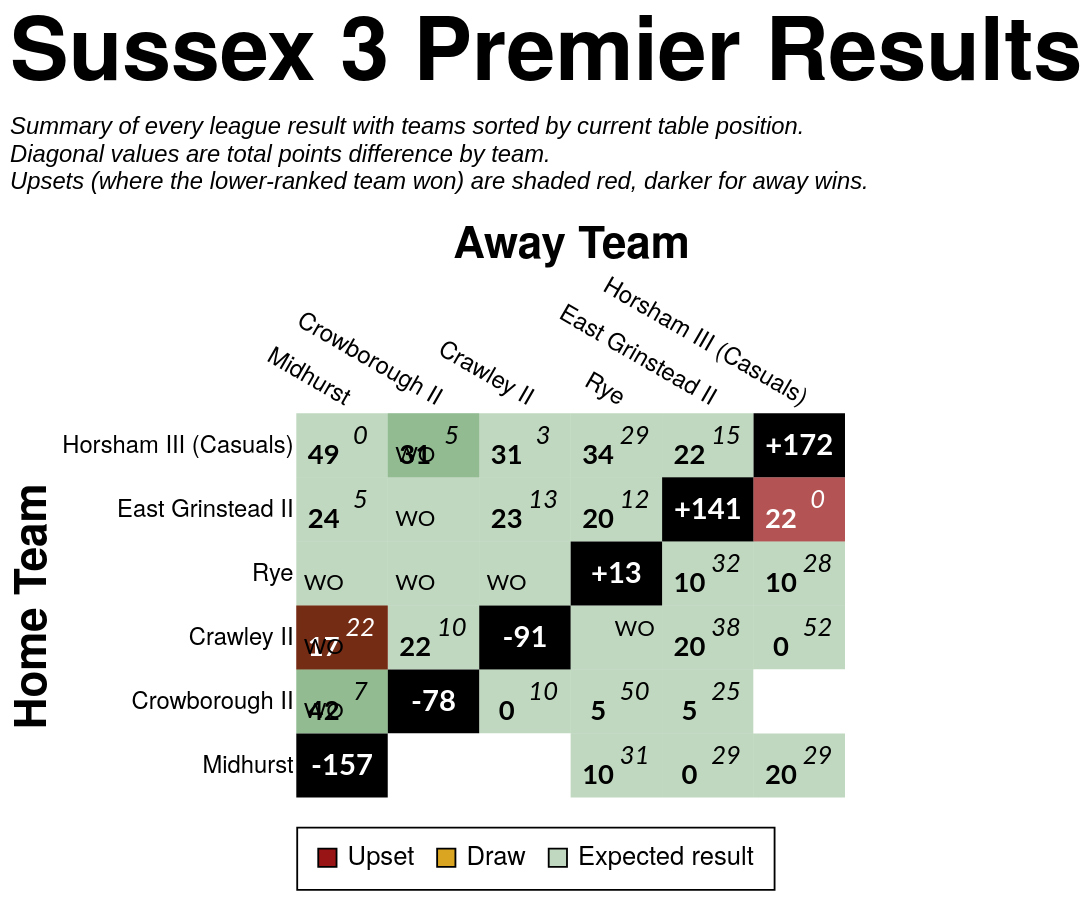

Describe this chart as a Vega-Lite specification.
### Vega-Lite specification from a JSON file in a GitHub repository (floating-point values rounded to 4 significant figures)
{"config": {"axis": {"labelFont": "PT Sans Narrow, Helvetica Neue, Helvetica, Arial, sans-serif", "titleFont": "PT Sans Narrow, Helvetica Neue, Helvetica, Arial, sans-serif", "labelFontSize": 13, "titleFontSize": 24, "gridColor": "#202947", "gridOpacity": 0.2, "zindex": 1}, "text": {"font": "Lato, sans-serif"}, "bar": {"cornerRadiusEnd": 5}, "header": {"labelFont": "PT Sans Narrow, Helvetica Neue, Helvetica, Arial, sans-serif", "titleFont": "PT Sans Narrow, Helvetica Neue, Helvetica, Arial, sans-serif", "labelFontSize": 24, "titleFontSize": 28, "labelFontWeight": "bold", "orient": "left"}, "legend": {"labelFont": "PT Sans Narrow, Helvetica Neue, Helvetica, Arial, sans-serif", "titleFont": "PT Sans Narrow, Helvetica Neue, Helvetica, Arial, sans-serif", "labelFontSize": 14, "titleFontSize": 16, "titlePadding": 5, "fillColor": "white", "strokeColor": "black", "padding": 10, "titleFontWeight": "lighter", "titleFontStyle": "italic", "titleColor": "gray", "offset": 10}, "title": {"font": "PT Sans Narrow, Helvetica Neue, Helvetica, Arial, sans-serif", "fontSize": 48, "fontWeight": "bold", "anchor": "start", "align": "center", "titlePadding": 20, "subtitlePadding": 10, "subtitleFontSize": 13, "subtitleColor": "", "subtitleFontStyle": "italic", "offset": 15, "color": "black"}, "axisX": {"labelAngle": 0}, "facet": {"title": null, "header": null, "align": {"row": "each", "column": "each"}, "spacing": 10}, "resolve": {"scale": {"y": "independent", "facet": "independent"}}, "background": "transparent", "scale": {"offsetBandPaddingOuter": 0.2, "offsetBandPaddingInner": 0.1}, "view": {"stroke": null, "background": "transparent"}}, "layer": [{"data": {"name": "data-7aaa627593f55bd35672cc9f66190a87"}, "mark": {"type": "rect"}, "encoding": {"color": {"field": "unexpected_result", "legend": {"labelExpr": "datum.value === 'Upset (Away Win)' ? 'Upset' : datum.value", "labelLimit": 220, "offset": 16, "orient": "bottom", "symbolStrokeColor": "black", "symbolStrokeWidth": 1, "values": ["Upset (Away Win)", "Draw", "Expected result"]}, "scale": {"domain": ["Expected result", "Upset (Home Win)", "Upset (Away Win)", "Draw", "To be played", "N/A"], "range": ["#146f1444", "#991515bb", "#991515", "goldenrod", "white", "black"]}, "title": null, "type": "nominal"}, "opacity": {"condition": {"test": "datum.home_team == param_27.home_team || datum.away_team == param_27.home_team || !isValid(param_27.home_team)", "value": 1.0}, "value": 0.1}, "tooltip": [{"field": "home_team", "title": "Home", "type": "nominal"}, {"field": "away_team", "title": "Away", "type": "nominal"}, {"field": "home_score_text", "title": "Home Score", "type": "nominal"}, {"field": "away_score_text", "title": "Away Score", "type": "nominal"}, {"field": "result", "title": "Result", "type": "nominal"}, {"field": "unexpected_result", "title": "Unexpectedness", "type": "nominal"}, {"field": "date", "format": "%d %b %Y", "title": "Date", "type": "temporal"}], "x": {"axis": {"domain": false, "grid": false, "labelAngle": 30, "orient": "top", "ticks": false}, "field": "away_team", "sort": ["Midhurst", "Crowborough II", "Crawley II", "Rye", "East Grinstead II", "Horsham III (Casuals)"], "title": "Away Team", "type": "nominal"}, "y": {"axis": {"domain": false, "grid": false, "ticks": false}, "field": "home_team", "sort": ["Horsham III (Casuals)", "East Grinstead II", "Rye", "Crawley II", "Crowborough II", "Midhurst"], "title": "Home Team", "type": "nominal"}}, "name": "view_25"}, {"data": {"name": "data-7aaa627593f55bd35672cc9f66190a87"}, "mark": {"type": "text", "fontStyle": "italic", "size": 14, "xOffset": 10, "yOffset": -5}, "encoding": {"color": {"condition": {"test": "(datum.home_team == param_27.home_team || datum.away_team == param_27.home_team || !isValid(param_27.home_team)) && datum.unexpected_result == 'Expected result'", "value": "black"}, "value": "white"}, "text": {"field": "away_score_text", "type": "nominal"}, "x": {"field": "away_team", "sort": ["Midhurst", "Crowborough II", "Crawley II", "Rye", "East Grinstead II", "Horsham III (Casuals)"], "type": "nominal"}, "y": {"field": "home_team", "sort": ["Horsham III (Casuals)", "East Grinstead II", "Rye", "Crawley II", "Crowborough II", "Midhurst"], "type": "nominal"}}, "transform": [{"filter": "datum.away_score_text != '' && datum.away_score_text != 'WO'"}]}, {"data": {"name": "data-7aaa627593f55bd35672cc9f66190a87"}, "mark": {"type": "text", "size": 12, "xOffset": 10, "yOffset": -5}, "encoding": {"color": {"condition": {"test": "(datum.home_team == param_27.home_team || datum.away_team == param_27.home_team || !isValid(param_27.home_team)) && datum.unexpected_result == 'Expected result'", "value": "black"}, "value": "white"}, "text": {"field": "away_score_text", "type": "nominal"}, "x": {"field": "away_team", "sort": ["Midhurst", "Crowborough II", "Crawley II", "Rye", "East Grinstead II", "Horsham III (Casuals)"], "type": "nominal"}, "y": {"field": "home_team", "sort": ["Horsham III (Casuals)", "East Grinstead II", "Rye", "Crawley II", "Crowborough II", "Midhurst"], "type": "nominal"}}, "transform": [{"filter": "datum.away_score_text == 'WO'"}]}, {"data": {"name": "data-7aaa627593f55bd35672cc9f66190a87"}, "mark": {"type": "text", "fontWeight": "bold", "size": 15, "xOffset": -10, "yOffset": 5}, "encoding": {"color": {"condition": {"test": "(datum.home_team == param_27.home_team || datum.away_team == param_27.home_team || !isValid(param_27.home_team)) && datum.unexpected_result == 'Expected result'", "value": "black"}, "value": "white"}, "text": {"field": "home_score_text", "type": "nominal"}, "x": {"field": "away_team", "sort": ["Midhurst", "Crowborough II", "Crawley II", "Rye", "East Grinstead II", "Horsham III (Casuals)"], "type": "nominal"}, "y": {"field": "home_team", "sort": ["Horsham III (Casuals)", "East Grinstead II", "Rye", "Crawley II", "Crowborough II", "Midhurst"], "type": "nominal"}}, "transform": [{"filter": "datum.home_score_text != '' && datum.home_score_text != 'WO'"}]}, {"data": {"name": "data-7aaa627593f55bd35672cc9f66190a87"}, "mark": {"type": "text", "size": 12, "xOffset": -10, "yOffset": 5}, "encoding": {"color": {"condition": {"test": "(datum.home_team == param_27.home_team || datum.away_team == param_27.home_team || !isValid(param_27.home_team)) && datum.unexpected_result == 'Expected result'", "value": "black"}, "value": "white"}, "text": {"field": "home_score_text", "type": "nominal"}, "x": {"field": "away_team", "sort": ["Midhurst", "Crowborough II", "Crawley II", "Rye", "East Grinstead II", "Horsham III (Casuals)"], "type": "nominal"}, "y": {"field": "home_team", "sort": ["Horsham III (Casuals)", "East Grinstead II", "Rye", "Crawley II", "Crowborough II", "Midhurst"], "type": "nominal"}}, "transform": [{"filter": "datum.home_score_text == 'WO'"}]}, {"data": {"name": "data-99997583bae8392bf271f2a6b991e258"}, "mark": {"type": "text", "color": "white", "fontWeight": "bold", "size": 16}, "encoding": {"text": {"field": "display_text", "type": "nominal"}, "tooltip": [{"field": "home_team", "title": "Team", "type": "nominal"}, {"field": "display_text", "title": "Points Difference", "type": "nominal"}], "x": {"field": "away_team", "sort": ["Midhurst", "Crowborough II", "Crawley II", "Rye", "East Grinstead II", "Horsham III (Casuals)"], "type": "nominal"}, "y": {"field": "home_team", "sort": ["Horsham III (Casuals)", "East Grinstead II", "Rye", "Crawley II", "Crowborough II", "Midhurst"], "type": "nominal"}}}], "height": {"step": 35}, "params": [{"name": "param_27", "select": {"type": "point", "clear": "dblclick", "fields": ["home_team"], "on": "click"}, "value": null, "views": ["view_25"]}], "title": {"text": "Sussex 3 Premier Results", "subtitle": ["Summary of every league result with teams sorted by current table position.", "Diagonal values are total points difference by team.", "Upsets (where the lower-ranked team won) are shaded red, darker for away wins."]}, "width": {"step": 50}, "$schema": "https://vega.github.io/schema/vega-lite/v5.20.1.json", "datasets": {"data-7aaa627593f55bd35672cc9f66190a87": [{"home_team": "Crawley II", "away_team": "Crawley II", "match_id": null, "date": "", "home_score": null, "away_score": null, "home_walkover": null, "away_walkover": null, "result": "N/A", "home_score_text": "", "away_score_text": "", "wo_result": "", "score_text": "", "display_text": "-91", "is_diagonal": true, "result_simple": "N/A", "unexpected_result": "N/A", "unexpected_opacity": 1.0}, {"home_team": "Crawley II", "away_team": "Crowborough II", "match_id": "952685", "date": "2022-01-22T00:00:00", "home_score": 22, "away_score": 10, "home_walkover": false, "away_walkover": false, "result": "Home Win", "home_score_text": "22", "away_score_text": "10", "wo_result": "", "score_text": "22-10", "display_text": "22-10", "is_diagonal": false, "result_simple": "Home Win", "unexpected_result": "Expected result", "unexpected_opacity": 0.25}, {"home_team": "Crawley II", "away_team": "East Grinstead II", "match_id": "952701", "date": "2022-03-26T00:00:00", "home_score": 20, "away_score": 38, "home_walkover": false, "away_walkover": false, "result": "Away Win", "home_score_text": "20", "away_score_text": "38", "wo_result": "", "score_text": "20-38", "display_text": "20-38", "is_diagonal": false, "result_simple": "Away Win", "unexpected_result": "Expected result", "unexpected_opacity": 0.25}, {"home_team": "Crawley II", "away_team": "Horsham III (Casuals)", "match_id": "952691", "date": "2022-02-12T00:00:00", "home_score": 0, "away_score": 52, "home_walkover": false, "away_walkover": false, "result": "Away Win", "home_score_text": "0", "away_score_text": "52", "wo_result": "", "score_text": "0-52", "display_text": "0-52", "is_diagonal": false, "result_simple": "Away Win", "unexpected_result": "Expected result", "unexpected_opacity": 0.25}, {"home_team": "Crawley II", "away_team": "Midhurst", "match_id": "957345", "date": "2022-02-19T00:00:00", "home_score": 17, "away_score": 22, "home_walkover": false, "away_walkover": false, "result": "Away Win (LBP)", "home_score_text": "17", "away_score_text": "22", "wo_result": "", "score_text": "17-22", "display_text": "17-22", "is_diagonal": false, "result_simple": "Away Win", "unexpected_result": "Upset (Away Win)", "unexpected_opacity": 1.0}, {"home_team": "Crawley II", "away_team": "Midhurst", "match_id": "952681", "date": "2022-01-15T00:00:00", "home_score": null, "away_score": null, "home_walkover": true, "away_walkover": false, "result": "Home Win", "home_score_text": "WO", "away_score_text": "", "wo_result": "HWO", "score_text": "WO", "display_text": "WO", "is_diagonal": false, "result_simple": "Home Win", "unexpected_result": "Expected result", "unexpected_opacity": 0.25}, {"home_team": "Crawley II", "away_team": "Rye", "match_id": "952676", "date": "2021-12-11T00:00:00", "home_score": null, "away_score": null, "home_walkover": false, "away_walkover": true, "result": "Away Win", "home_score_text": "", "away_score_text": "WO", "wo_result": "AWO", "score_text": "WO", "display_text": "WO", "is_diagonal": false, "result_simple": "Away Win", "unexpected_result": "Expected result", "unexpected_opacity": 0.25}, {"home_team": "Crowborough II", "away_team": "Crawley II", "match_id": "952697", "date": "2022-03-05T00:00:00", "home_score": 0, "away_score": 10, "home_walkover": false, "away_walkover": false, "result": "Away Win", "home_score_text": "0", "away_score_text": "10", "wo_result": "", "score_text": "0-10", "display_text": "0-10", "is_diagonal": false, "result_simple": "Away Win", "unexpected_result": "Expected result", "unexpected_opacity": 0.25}, {"home_team": "Crowborough II", "away_team": "Crowborough II", "match_id": null, "date": "", "home_score": null, "away_score": null, "home_walkover": null, "away_walkover": null, "result": "N/A", "home_score_text": "", "away_score_text": "", "wo_result": "", "score_text": "", "display_text": "-78", "is_diagonal": true, "result_simple": "N/A", "unexpected_result": "N/A", "unexpected_opacity": 1.0}, {"home_team": "Crowborough II", "away_team": "East Grinstead II", "match_id": "952677", "date": "2021-12-11T00:00:00", "home_score": 5, "away_score": 25, "home_walkover": false, "away_walkover": false, "result": "Away Win", "home_score_text": "5", "away_score_text": "25", "wo_result": "", "score_text": "5-25", "display_text": "5-25", "is_diagonal": false, "result_simple": "Away Win", "unexpected_result": "Expected result", "unexpected_opacity": 0.25}, {"home_team": "Crowborough II", "away_team": "Horsham III (Casuals)", "match_id": null, "date": "", "home_score": null, "away_score": null, "home_walkover": null, "away_walkover": null, "result": "To be played", "home_score_text": "", "away_score_text": "", "wo_result": "", "score_text": "", "display_text": "", "is_diagonal": false, "result_simple": "To be played", "unexpected_result": "To be played", "unexpected_opacity": 1.0}, {"home_team": "Crowborough II", "away_team": "Midhurst", "match_id": "957845", "date": "2022-03-26T00:00:00", "home_score": 42, "away_score": 7, "home_walkover": false, "away_walkover": false, "result": "Home Win", "home_score_text": "42", "away_score_text": "7", "wo_result": "", "score_text": "42-7", "display_text": "42-7", "is_diagonal": false, "result_simple": "Home Win", "unexpected_result": "Expected result", "unexpected_opacity": 0.25}, {"home_team": "Crowborough II", "away_team": "Midhurst", "match_id": "952687", "date": "2022-01-29T00:00:00", "home_score": null, "away_score": null, "home_walkover": true, "away_walkover": false, "result": "Home Win", "home_score_text": "WO", "away_score_text": "", "wo_result": "HWO", "score_text": "WO", "display_text": "WO", "is_diagonal": false, "result_simple": "Home Win", "unexpected_result": "Expected result", "unexpected_opacity": 0.25}, {"home_team": "Crowborough II", "away_team": "Rye", "match_id": "952690", "date": "2022-02-12T00:00:00", "home_score": 5, "away_score": 50, "home_walkover": false, "away_walkover": false, "result": "Away Win", "home_score_text": "5", "away_score_text": "50", "wo_result": "", "score_text": "5-50", "display_text": "5-50", "is_diagonal": false, "result_simple": "Away Win", "unexpected_result": "Expected result", "unexpected_opacity": 0.25}, {"home_team": "East Grinstead II", "away_team": "Crawley II", "match_id": "952688", "date": "2022-01-29T00:00:00", "home_score": 23, "away_score": 13, "home_walkover": false, "away_walkover": false, "result": "Home Win", "home_score_text": "23", "away_score_text": "13", "wo_result": "", "score_text": "23-13", "display_text": "23-13", "is_diagonal": false, "result_simple": "Home Win", "unexpected_result": "Expected result", "unexpected_opacity": 0.25}, {"home_team": "East Grinstead II", "away_team": "Crowborough II", "match_id": "952704", "date": "2022-04-02T00:00:00", "home_score": null, "away_score": null, "home_walkover": true, "away_walkover": false, "result": "Home Win", "home_score_text": "WO", "away_score_text": "", "wo_result": "HWO", "score_text": "WO", "display_text": "WO", "is_diagonal": false, "result_simple": "Home Win", "unexpected_result": "Expected result", "unexpected_opacity": 0.25}, {"home_team": "East Grinstead II", "away_team": "East Grinstead II", "match_id": null, "date": "", "home_score": null, "away_score": null, "home_walkover": null, "away_walkover": null, "result": "N/A", "home_score_text": "", "away_score_text": "", "wo_result": "", "score_text": "", "display_text": "+141", "is_diagonal": true, "result_simple": "N/A", "unexpected_result": "N/A", "unexpected_opacity": 1.0}, {"home_team": "East Grinstead II", "away_team": "Horsham III (Casuals)", "match_id": "952698", "date": "2022-03-05T00:00:00", "home_score": 22, "away_score": 0, "home_walkover": false, "away_walkover": false, "result": "Home Win", "home_score_text": "22", "away_score_text": "0", "wo_result": "", "score_text": "22-0", "display_text": "22-0", "is_diagonal": false, "result_simple": "Home Win", "unexpected_result": "Upset (Home Win)", "unexpected_opacity": 0.75}, {"home_team": "East Grinstead II", "away_team": "Midhurst", "match_id": "952692", "date": "2022-02-12T00:00:00", "home_score": 24, "away_score": 5, "home_walkover": false, "away_walkover": false, "result": "Home Win", "home_score_text": "24", "away_score_text": "5", "wo_result": "", "score_text": "24-5", "display_text": "24-5", "is_diagonal": false, "result_simple": "Home Win", "unexpected_result": "Expected result", "unexpected_opacity": 0.25}, {"home_team": "East Grinstead II", "away_team": "Rye", "match_id": "952683", "date": "2022-01-15T00:00:00", "home_score": 20, "away_score": 12, "home_walkover": false, "away_walkover": false, "result": "Home Win", "home_score_text": "20", "away_score_text": "12", "wo_result": "", "score_text": "20-12", "display_text": "20-12", "is_diagonal": false, "result_simple": "Home Win", "unexpected_result": "Expected result", "unexpected_opacity": 0.25}, {"home_team": "Horsham III (Casuals)", "away_team": "Crawley II", "match_id": "952678", "date": "2021-12-18T00:00:00", "home_score": 31, "away_score": 3, "home_walkover": false, "away_walkover": false, "result": "Home Win", "home_score_text": "31", "away_score_text": "3", "wo_result": "", "score_text": "31-3", "display_text": "31-3", "is_diagonal": false, "result_simple": "Home Win", "unexpected_result": "Expected result", "unexpected_opacity": 0.25}, {"home_team": "Horsham III (Casuals)", "away_team": "Crowborough II", "match_id": "957346", "date": "2022-02-19T00:00:00", "home_score": 31, "away_score": 5, "home_walkover": false, "away_walkover": false, "result": "Home Win", "home_score_text": "31", "away_score_text": "5", "wo_result": "", "score_text": "31-5", "display_text": "31-5", "is_diagonal": false, "result_simple": "Home Win", "unexpected_result": "Expected result", "unexpected_opacity": 0.25}, {"home_team": "Horsham III (Casuals)", "away_team": "Crowborough II", "match_id": "953050", "date": "2022-01-15T00:00:00", "home_score": null, "away_score": null, "home_walkover": true, "away_walkover": false, "result": "Home Win", "home_score_text": "WO", "away_score_text": "", "wo_result": "HWO", "score_text": "WO", "display_text": "WO", "is_diagonal": false, "result_simple": "Home Win", "unexpected_result": "Expected result", "unexpected_opacity": 0.25}, {"home_team": "Horsham III (Casuals)", "away_team": "East Grinstead II", "match_id": "952684", "date": "2022-01-22T00:00:00", "home_score": 22, "away_score": 15, "home_walkover": false, "away_walkover": false, "result": "Home Win (LBP)", "home_score_text": "22", "away_score_text": "15", "wo_result": "", "score_text": "22-15", "display_text": "22-15", "is_diagonal": false, "result_simple": "Home Win", "unexpected_result": "Expected result", "unexpected_opacity": 0.25}, {"home_team": "Horsham III (Casuals)", "away_team": "Horsham III (Casuals)", "match_id": null, "date": "", "home_score": null, "away_score": null, "home_walkover": null, "away_walkover": null, "result": "N/A", "home_score_text": "", "away_score_text": "", "wo_result": "", "score_text": "", "display_text": "+172", "is_diagonal": true, "result_simple": "N/A", "unexpected_result": "N/A", "unexpected_opacity": 1.0}, {"home_team": "Horsham III (Casuals)", "away_team": "Midhurst", "match_id": "952675", "date": "2021-12-11T00:00:00", "home_score": 49, "away_score": 0, "home_walkover": false, "away_walkover": false, "result": "Home Win", "home_score_text": "49", "away_score_text": "0", "wo_result": "", "score_text": "49-0", "display_text": "49-0", "is_diagonal": false, "result_simple": "Home Win", "unexpected_result": "Expected result", "unexpected_opacity": 0.25}, {"home_team": "Horsham III (Casuals)", "away_team": "Rye", "match_id": "952700", "date": "2022-03-19T00:00:00", "home_score": 34, "away_score": 29, "home_walkover": false, "away_walkover": false, "result": "Home Win (LBP)", "home_score_text": "34", "away_score_text": "29", "wo_result": "", "score_text": "34-29", "display_text": "34-29", "is_diagonal": false, "result_simple": "Home Win", "unexpected_result": "Expected result", "unexpected_opacity": 0.25}, {"home_team": "Midhurst", "away_team": "Crawley II", "match_id": null, "date": "", "home_score": null, "away_score": null, "home_walkover": null, "away_walkover": null, "result": "To be played", "home_score_text": "", "away_score_text": "", "wo_result": "", "score_text": "", "display_text": "", "is_diagonal": false, "result_simple": "To be played", "unexpected_result": "To be played", "unexpected_opacity": 1.0}, {"home_team": "Midhurst", "away_team": "Crowborough II", "match_id": null, "date": "", "home_score": null, "away_score": null, "home_walkover": null, "away_walkover": null, "result": "To be played", "home_score_text": "", "away_score_text": "", "wo_result": "", "score_text": "", "display_text": "", "is_diagonal": false, "result_simple": "To be played", "unexpected_result": "To be played", "unexpected_opacity": 1.0}, {"home_team": "Midhurst", "away_team": "East Grinstead II", "match_id": "955168", "date": "2022-01-08T00:00:00", "home_score": 0, "away_score": 29, "home_walkover": false, "away_walkover": false, "result": "Away Win", "home_score_text": "0", "away_score_text": "29", "wo_result": "", "score_text": "0-29", "display_text": "0-29", "is_diagonal": false, "result_simple": "Away Win", "unexpected_result": "Expected result", "unexpected_opacity": 0.25}, {"home_team": "Midhurst", "away_team": "Horsham III (Casuals)", "match_id": "952702", "date": "2022-04-02T00:00:00", "home_score": 20, "away_score": 29, "home_walkover": false, "away_walkover": false, "result": "Away Win", "home_score_text": "20", "away_score_text": "29", "wo_result": "", "score_text": "20-29", "display_text": "20-29", "is_diagonal": false, "result_simple": "Away Win", "unexpected_result": "Expected result", "unexpected_opacity": 0.25}, {"home_team": "Midhurst", "away_team": "Midhurst", "match_id": null, "date": "", "home_score": null, "away_score": null, "home_walkover": null, "away_walkover": null, "result": "N/A", "home_score_text": "", "away_score_text": "", "wo_result": "", "score_text": "", "display_text": "-157", "is_diagonal": true, "result_simple": "N/A", "unexpected_result": "N/A", "unexpected_opacity": 1.0}, {"home_team": "Midhurst", "away_team": "Rye", "match_id": "952686", "date": "2022-01-22T00:00:00", "home_score": 10, "away_score": 31, "home_walkover": false, "away_walkover": false, "result": "Away Win", "home_score_text": "10", "away_score_text": "31", "wo_result": "", "score_text": "10-31", "display_text": "10-31", "is_diagonal": false, "result_simple": "Away Win", "unexpected_result": "Expected result", "unexpected_opacity": 0.25}, {"home_team": "Rye", "away_team": "Crawley II", "match_id": "952703", "date": "2022-04-02T00:00:00", "home_score": null, "away_score": null, "home_walkover": true, "away_walkover": false, "result": "Home Win", "home_score_text": "WO", "away_score_text": "", "wo_result": "HWO", "score_text": "WO", "display_text": "WO", "is_diagonal": false, "result_simple": "Home Win", "unexpected_result": "Expected result", "unexpected_opacity": 0.25}, {"home_team": "Rye", "away_team": "Crowborough II", "match_id": "955082", "date": "2022-02-05T00:00:00", "home_score": null, "away_score": null, "home_walkover": true, "away_walkover": false, "result": "Home Win", "home_score_text": "WO", "away_score_text": "", "wo_result": "HWO", "score_text": "WO", "display_text": "WO", "is_diagonal": false, "result_simple": "Home Win", "unexpected_result": "Expected result", "unexpected_opacity": 0.25}, {"home_team": "Rye", "away_team": "East Grinstead II", "match_id": "959356", "date": "2022-03-12T00:00:00", "home_score": 10, "away_score": 32, "home_walkover": false, "away_walkover": false, "result": "Away Win", "home_score_text": "10", "away_score_text": "32", "wo_result": "", "score_text": "10-32", "display_text": "10-32", "is_diagonal": false, "result_simple": "Away Win", "unexpected_result": "Expected result", "unexpected_opacity": 0.25}, {"home_team": "Rye", "away_team": "Horsham III (Casuals)", "match_id": "952689", "date": "2022-01-29T00:00:00", "home_score": 10, "away_score": 28, "home_walkover": false, "away_walkover": false, "result": "Away Win", "home_score_text": "10", "away_score_text": "28", "wo_result": "", "score_text": "10-28", "display_text": "10-28", "is_diagonal": false, "result_simple": "Away Win", "unexpected_result": "Expected result", "unexpected_opacity": 0.25}, {"home_team": "Rye", "away_team": "Midhurst", "match_id": "952696", "date": "2022-03-05T00:00:00", "home_score": null, "away_score": null, "home_walkover": true, "away_walkover": false, "result": "Home Win", "home_score_text": "WO", "away_score_text": "", "wo_result": "HWO", "score_text": "WO", "display_text": "WO", "is_diagonal": false, "result_simple": "Home Win", "unexpected_result": "Expected result", "unexpected_opacity": 0.25}, {"home_team": "Rye", "away_team": "Rye", "match_id": null, "date": "", "home_score": null, "away_score": null, "home_walkover": null, "away_walkover": null, "result": "N/A", "home_score_text": "", "away_score_text": "", "wo_result": "", "score_text": "", "display_text": "+13", "is_diagonal": true, "result_simple": "N/A", "unexpected_result": "N/A", "unexpected_opacity": 1.0}], "data-99997583bae8392bf271f2a6b991e258": [{"home_team": "Crawley II", "away_team": "Crawley II", "match_id": null, "date": "", "home_score": null, "away_score": null, "home_walkover": null, "away_walkover": null, "result": "N/A", "home_score_text": "", "away_score_text": "", "wo_result": "", "score_text": "", "display_text": "-91", "is_diagonal": true, "result_simple": "N/A", "unexpected_result": "N/A", "unexpected_opacity": 1.0}, {"home_team": "Crowborough II", "away_team": "Crowborough II", "match_id": null, "date": "", "home_score": null, "away_score": null, "home_walkover": null, "away_walkover": null, "result": "N/A", "home_score_text": "", "away_score_text": "", "wo_result": "", "score_text": "", "display_text": "-78", "is_diagonal": true, "result_simple": "N/A", "unexpected_result": "N/A", "unexpected_opacity": 1.0}, {"home_team": "East Grinstead II", "away_team": "East Grinstead II", "match_id": null, "date": "", "home_score": null, "away_score": null, "home_walkover": null, "away_walkover": null, "result": "N/A", "home_score_text": "", "away_score_text": "", "wo_result": "", "score_text": "", "display_text": "+141", "is_diagonal": true, "result_simple": "N/A", "unexpected_result": "N/A", "unexpected_opacity": 1.0}, {"home_team": "Horsham III (Casuals)", "away_team": "Horsham III (Casuals)", "match_id": null, "date": "", "home_score": null, "away_score": null, "home_walkover": null, "away_walkover": null, "result": "N/A", "home_score_text": "", "away_score_text": "", "wo_result": "", "score_text": "", "display_text": "+172", "is_diagonal": true, "result_simple": "N/A", "unexpected_result": "N/A", "unexpected_opacity": 1.0}, {"home_team": "Midhurst", "away_team": "Midhurst", "match_id": null, "date": "", "home_score": null, "away_score": null, "home_walkover": null, "away_walkover": null, "result": "N/A", "home_score_text": "", "away_score_text": "", "wo_result": "", "score_text": "", "display_text": "-157", "is_diagonal": true, "result_simple": "N/A", "unexpected_result": "N/A", "unexpected_opacity": 1.0}, {"home_team": "Rye", "away_team": "Rye", "match_id": null, "date": "", "home_score": null, "away_score": null, "home_walkover": null, "away_walkover": null, "result": "N/A", "home_score_text": "", "away_score_text": "", "wo_result": "", "score_text": "", "display_text": "+13", "is_diagonal": true, "result_simple": "N/A", "unexpected_result": "N/A", "unexpected_opacity": 1.0}]}}
